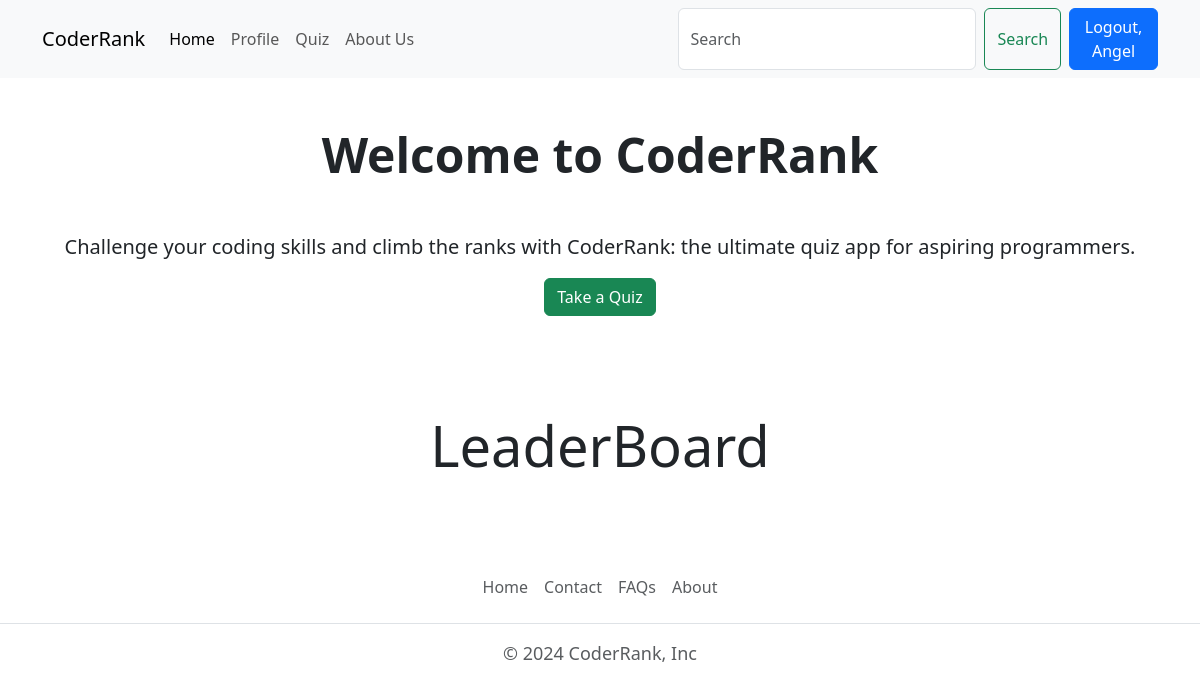
The app's page / (signed in), older data.
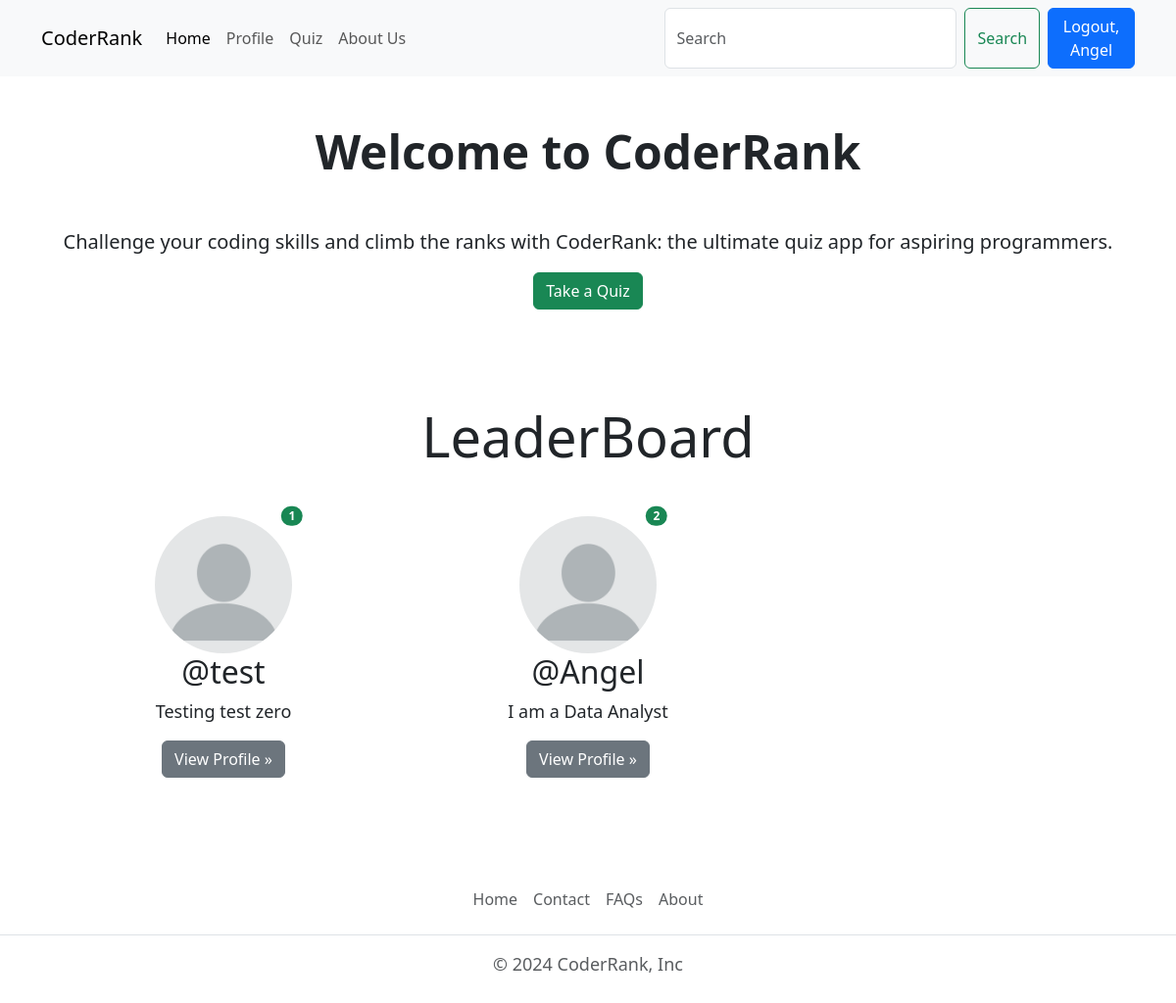
The same page, newer data.
### quiz/models.py (models this page shows)
class UserRank(models.Model):
    user=models.OneToOneField(User, on_delete=models.CASCADE)
    rank=models.IntegerField(null=True, blank=True)
    total_score=models.IntegerField(null=True, blank=True)
    def __str__(self):
        return f"{self.rank}, {self.user.username}"

### account/models.py (models this page shows, shortened)
class Profile(models.Model):
    user = models.OneToOneField(User, on_delete=models.CASCADE, null=True)
    email_id= models.CharField(max_length=55, unique=True, null=True)
    bio = models.TextField(blank=True, null=True)
    profile_img = models.ImageField(upload_to='profile_images', default='blank-profile-picture-973460_1280.png', blank=True, null=True)
    location = models.CharField(max_length=100, blank=True, null=True)
    job_title = models.CharField(max_length=100, blank=True, null=True)
    years_of_exp = models.PositiveIntegerField(blank=True, null=True)
    education = models.CharField(max_length=100, blank=True, null=True)

### general/views.py (the view)
# urls.py: 2. Add a URL to urlpatterns:  path('', views.home, name='home')
def home(request):
    leaderboard_users=UserRank.objects.order_by('rank')[:3]
    print(leaderboard_users)
    if request.user.is_authenticated:
        user_obj=User.objects.get(username=request.user)
        user_profile=Profile.objects.get(user=user_obj)
        context={"leaderboard_users":leaderboard_users, "user_profile":user_profile}
    else:
        context={}
    return render(request,"home.html",context)

### templates/home.html (shortened to what this page needs)
{% extends "index.html" %}
{% load static %}
{% block content %}
<div class="container text-center">
    <h1 class="display-5 fw-bold my-5">Welcome to CoderRank</h1>
    <p class="fs-5">Challenge your coding skills and climb the ranks with CoderRank: the ultimate quiz app for
        aspiring programmers.</p>
    <div class="d-inline-flex gap-2 mb-5">
        <a href="{% url 'all_quiz' %}" class="btn btn-success">Take a Quiz</a>
    </div>
    <div class="container text-center">
        <h1 class="display-4 text-center my-5">LeaderBoard</h1>
        <div class="row">
            {%for rank in leaderboard_users%}
            <div class="col-lg-4 position-relative mb-5">
                <img src="{{rank.user.profile.profile_img.url}}" width="140" height="140" alt="user"
                    class="img-fluid bd-placeholder-img rounded-circle">
                <span class="position-absolute top-0 start-90 translate-middle badge rounded-pill bg-success">
                    {{forloop.counter}}
                </span>
                <h2 class="fw-normal">@{{rank.user.username}}</h2>
                <p>{{rank.user.profile.bio|truncatewords:7}}</p>
                <p><a class="btn btn-secondary" href="{%url 'profile' rank.user.username %}">View Profile »</a></p>
            </div>
            {%endfor%}
        </div>
    </div>
</div>
{% endblock content %}

Row changes from the older to the newer data that the page shows:
added UserRank: user.profile.profile_img (placeholder picture), user.username "test", user.profile.bio "Testing test zero"
added UserRank: user.profile.profile_img (placeholder picture), user.username "Angel", user.profile.bio "I am a Data Analyst"
